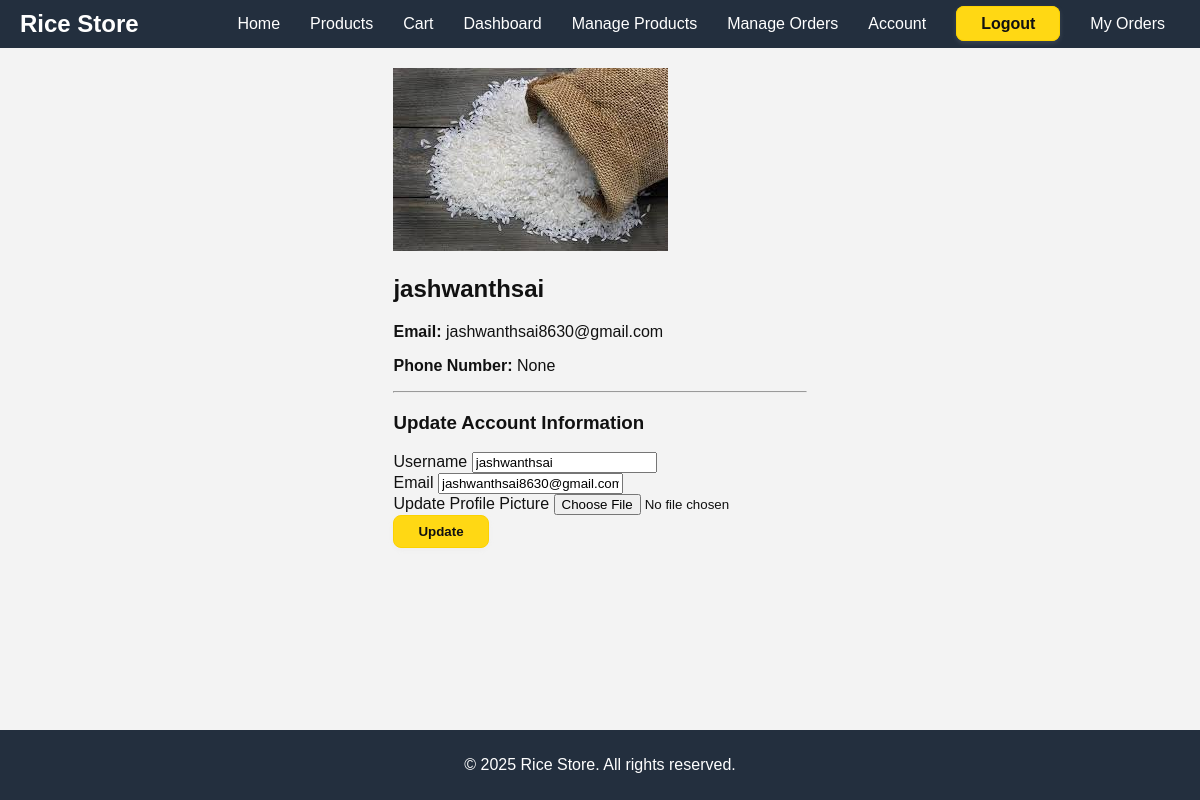
Page /account (signed in) on the committed database.
### main.py (models this page shows, shortened)
class User(db.Model, UserMixin):
    id = db.Column(db.Integer, primary_key=True)
    username = db.Column(db.String(20), unique=True, nullable=False)
    email = db.Column(db.String(120), unique=True, nullable=False)
    image_file = db.Column(db.String(20), nullable=False, default='default.jpg')
    password = db.Column(db.String(60), nullable=False)
    role = db.Column(db.String(10), nullable=False, default='user')  # 'user' or 'admin'
    cart_items = db.relationship('CartItem', backref='owner', lazy=True)
    orders = db.relationship('Order', backref='customer', lazy=True)
    phone_number = db.Column(db.String(20), nullable=True)  # Added for demonstration if not already there

### main.py (the view)
@app.route("/account", methods=['GET', 'POST'])
@login_required
def account():
    form = UpdateAccountForm()
    if form.validate_on_submit():
        if form.picture.data:
            picture_file = save_picture(form.picture.data, folder_name='profile_pics')
            current_user.image_file = picture_file
        current_user.username = form.username.data
        current_user.email = form.email.data
        current_user.phone_number = form.phone_number.data
        db.session.commit()
        flash('Your account has been updated!', 'success')
        return redirect(url_for('account'))
    elif request.method == 'GET':
        form.username.data = current_user.username
        form.email.data = current_user.email
        form.phone_number.data = current_user.phone_number
    image_file = url_for('static', filename='profile_pics/' + current_user.image_file)
    return render_template('account.html', title='Account', image_file=image_file, form=form)

### main.py (shortened to what this page needs)
class UpdateAccountForm(FlaskForm):
    username = StringField('Username', validators=[DataRequired(), Length(min=2, max=20)])
    email = StringField('Email', validators=[DataRequired(), Email()])
    picture = FileField('Update Profile Picture', validators=[FileAllowed(['jpg', 'png', 'jpeg'])])
    phone_number = StringField('Phone Number', validators=[Length(max=20)])
    submit = SubmitField('Update')

### main.py (called while the page is built)
@login_manager.user_loader
def load_user(user_id):
    return User.query.get(int(user_id))

@app.context_processor
def inject_global_data():
    return dict(current_year=datetime.utcnow().year)

### templates/account.html (shortened to what this page needs)
{% extends "base.html" %}
{% block content %}
<div class="account-container">
    <div class="account-card">
        <img class="profile-pic" src="{{ image_file }}" alt="Profile Picture">
        <h2 class="card-title">{{ current_user.username }}</h2>
        <p class="card-text"><strong>Email:</strong> {{ current_user.email }}</p>
        <p class="card-text"><strong>Phone Number:</strong> {{ current_user.phone_number }}</p>
        <hr>
        <h3>Update Account Information</h3>
        <form method="POST" action="{{ url_for('account') }}" enctype="multipart/form-data">
            <div class="form-group">
                {{ form.username.label }}
                {{ form.username(class="form-control") }}
            </div>
            <div class="form-group">
                {{ form.email.label }}
                {{ form.email(class="form-control") }}
            </div>
            <div class="form-group">
                {{ form.picture.label }}
                {{ form.picture(class="form-control-file") }}
            </div>
            <button type="submit" class="btn-amazon">Update</button>
        </form>
    </div>
</div>
{% endblock content %}

### static/main.css (style rules this page uses)
body { margin: 0; padding: 0; display: flex; flex-direction: column; min-height: 100vh; font-family: Arial, sans-serif; background-color: #eaeded; color: #111; }
.btn-amazon { background-color: #ffd814; color: #111; border: 1px solid #fcd200; border-radius: 8px; font-weight: bold; padding: 8px 24px; box-shadow: 0 2px 5px rgba(213, 217, 217, 0.15); transition: background 0.2s, box-shadow 0.2s; }

### templates/base.html (style rules this page uses)
body { background-color: #f3f3f3; font-family: 'Amazon Ember', Arial, sans-serif; color: #111; }
.btn-amazon { background-color: #ffd814; color: #111; border: 1px solid #fcd200; border-radius: 8px; font-weight: bold; padding: 8px 24px; box-shadow: 0 2px 5px rgba(213, 217, 217, 0.15); transition: background 0.2s, box-shadow 0.2s; }

### rows in the picture
User: username "jashwanthsai", email "jashwanthsai8630@gmail.com", phone_number "None"
